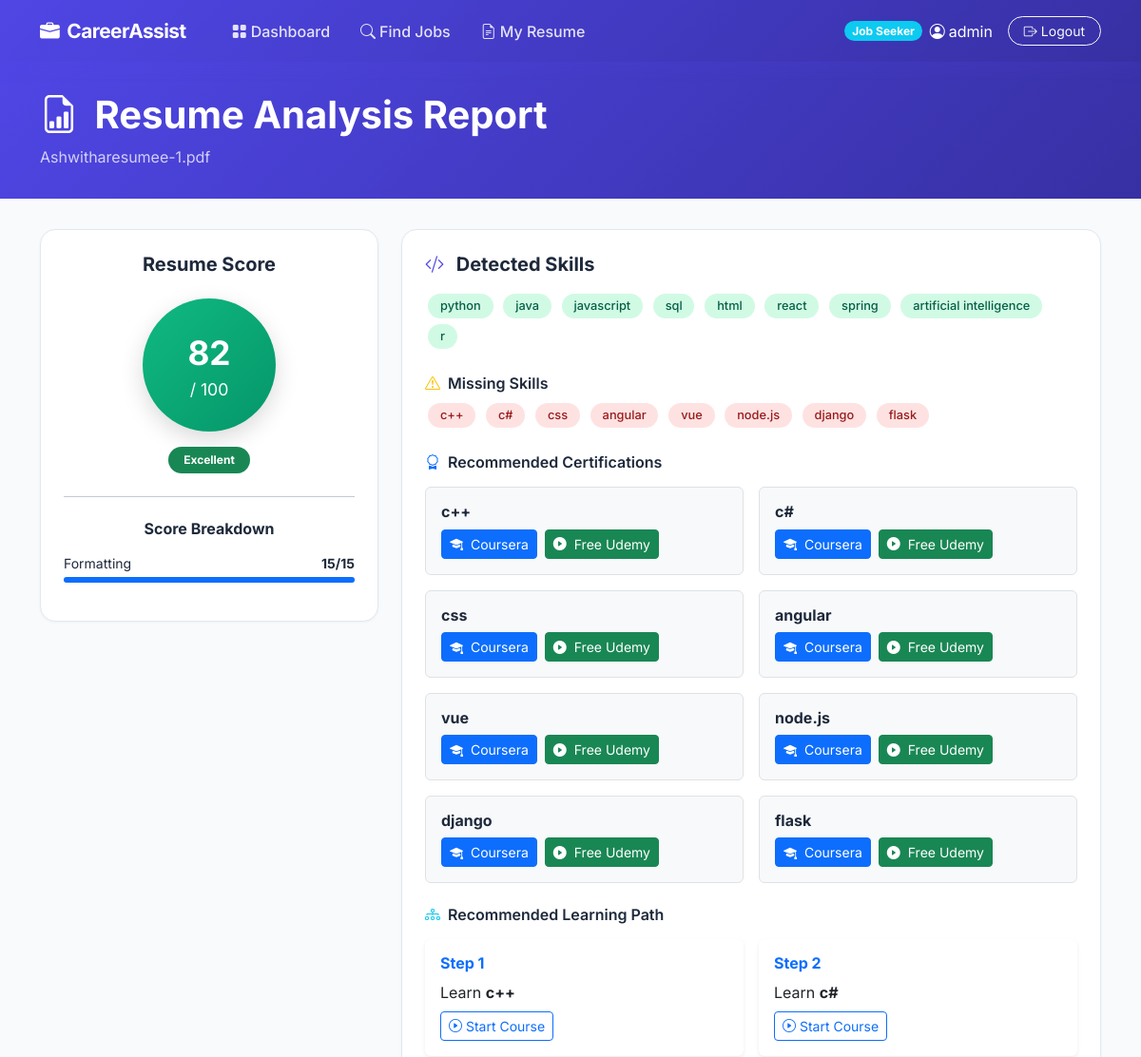
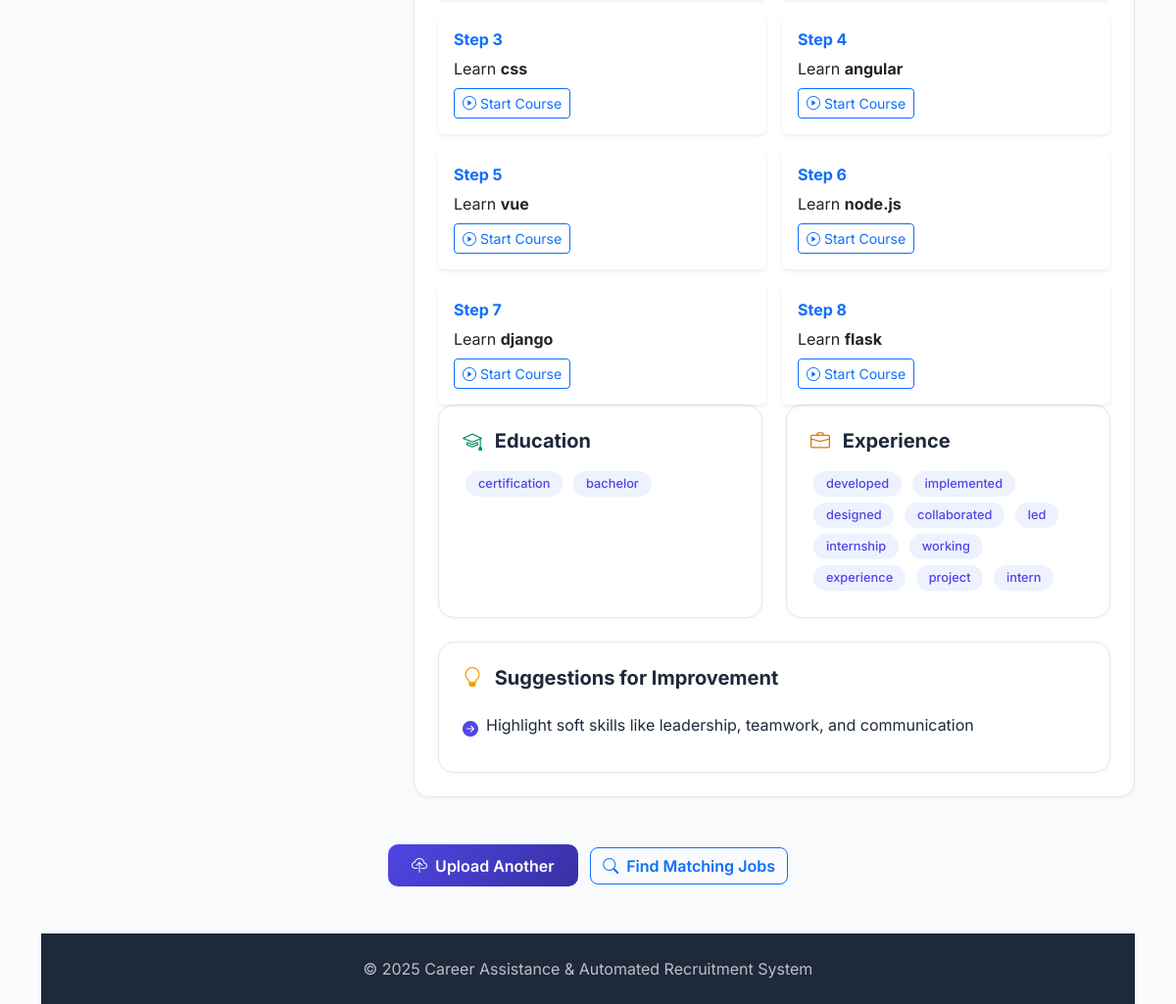
/dashboard/report/1/ (signed in), run on the app's committed database (2 pictures, top to bottom).
### accounts/models.py (models this page shows, shortened)
class Profile(models.Model):
    ROLE_CHOICES = [("jobseeker", "Job Seeker"), ("recruiter", "Recruiter")]
    user = models.OneToOneField(User, on_delete=models.CASCADE, related_name="profile")
    role = models.CharField(max_length=20, choices=ROLE_CHOICES, default="jobseeker")
    phone = models.CharField(max_length=15, blank=True)
    skills = models.TextField(blank=True, help_text="Comma-separated skills")
    experience_years = models.IntegerField(default=0)
    created_at = models.DateTimeField(auto_now_add=True)

### resumes/models.py (models this page shows, shortened)
class Resume(models.Model):
    user = models.ForeignKey(User, on_delete=models.CASCADE, related_name="resumes")
    uploaded_file = models.FileField(
        upload_to="resumes/",
        validators=[FileExtensionValidator(allowed_extensions=["pdf", "docx"])]
    )
    extracted_text = models.TextField(blank=True)
    resume_score = models.IntegerField(default=0)
    detected_skills = models.TextField(blank=True)
    detected_education = models.TextField(blank=True)
    detected_experience = models.TextField(blank=True)
    missing_skills = models.TextField(blank=True)
    suggestions = models.TextField(blank=True)
    formatting_score = models.IntegerField(default=0)
    uploaded_at = models.DateTimeField(auto_now_add=True)
    def get_detected_skills(self):
        if not self.detected_skills:
            return []
        return [s.strip() for s in self.detected_skills.split(",") if s.strip()]
    def get_missing_skills(self):
        if not self.missing_skills:
            return []
        return [s.strip() for s in self.missing_skills.split(",") if s.strip()]
    def get_detected_education(self):
        if not self.detected_education:
            return []
        return [s.strip() for s in self.detected_education.split(",") if s.strip()]
    def get_detected_experience(self):
        if not self.detected_experience:
            return []
        return [s.strip() for s in self.detected_experience.split(",") if s.strip()]
    def get_suggestions(self):
        if not self.suggestions:
            return []
        return [s.strip() for s in self.suggestions.split("|") if s.strip()]

### resumes/views.py (the view)
# urls.py: path("report/<int:pk>/", views.resume_report, name="resume_report"),
@login_required
def resume_report(request, pk):
    resume = get_object_or_404(Resume, pk=pk, user=request.user)
    detected_skills = resume.get_detected_skills()
    missing_skills = resume.get_missing_skills()
    print("Missing skills:", missing_skills)
    certifications = []
    for skill in missing_skills:
        query = skill.replace(" ", "+")
        certifications.append({
            "skill": skill,
            "coursera": f"https://www.coursera.org/search?query={query}",
            "udemy": f"https://www.udemy.com/courses/search/?q={query}&price=price-free"
        })
    learning_path = []
    for i, skill in enumerate(missing_skills):
        learning_path.append({
            "step": i + 1,
            "skill": skill,
            "course": f"https://www.coursera.org/search?query={skill}"
        })
    context = {
        "resume": resume,
        "detected_skills": detected_skills,
        "missing_skills": missing_skills,
        "certifications": certifications,
        "learning_path": learning_path,
        "education": resume.get_detected_education(),
        "experience": resume.get_detected_experience(),
        "suggestions": resume.get_suggestions(),
    }
    return render(request, "resumes/report.html", context)

### templates/resumes/report.html (shortened to what this page needs)
{% extends "base.html" %}
{% block content %}
<div class="page-header">
    <div class="container">
        <h1>
            <i class="bi bi-file-earmark-bar-graph me-2"></i>
            Resume Analysis Report
        </h1>
        <p class="mb-0 opacity-75">
            {{ resume.uploaded_file.name|cut:"resumes/" }}
        </p>
    </div>
</div>
<div class="container">
<div class="row g-4">
<div class="col-lg-4">
<div class="card-modern p-4 text-center">
<h5 class="fw-bold mb-4">Resume Score</h5>
<div class="score-circle
{% if resume.resume_score >= 70 %}
score-high
{% elif resume.resume_score >= 40 %}
score-mid
{% else %}
score-low
{% endif %}
">
{{ resume.resume_score }}
<small style="font-size:0.5em;font-weight:400">/ 100</small>
</div>
<div class="mt-3">
{% if resume.resume_score >= 70 %}
<span class="badge bg-success px-3 py-2 rounded-pill">
Excellent
</span>
{% elif resume.resume_score >= 40 %}
<span class="badge bg-warning text-dark px-3 py-2 rounded-pill">
Needs Improvement
</span>
{% else %}
<span class="badge bg-danger px-3 py-2 rounded-pill">
Needs Work
</span>
{% endif %}
</div>
<hr class="my-4">
<h6 class="fw-bold mb-3">Score Breakdown</h6>
<div class="text-start">
<div class="d-flex justify-content-between mb-1">
<small>Formatting</small>
<small class="fw-bold">{{ resume.formatting_score }}/15</small>
</div>
<div class="progress mb-3" style="height:6px">
<div class="progress-bar bg-primary"
style="width:{% widthratio resume.formatting_score 15 100 %}%">
</div>
</div>
</div>
</div>
</div>
<div class="col-lg-8">
<div class="card-modern p-4 mb-4">
<h5 class="fw-bold mb-3">
<i class="bi bi-code-slash me-2" style="color:#4F46E5"></i>
Detected Skills
</h5>
<div class="mb-3">
{% for skill in detected_skills %}
<span class="badge badge-skill badge-match">
{{ skill }}
</span>
{% empty %}
<span class="text-muted">
No skills detected
</span>
{% endfor %}
</div>
<h6 class="fw-semibold mt-4 mb-2">
<i class="bi bi-exclamation-triangle text-warning me-1"></i>
Missing Skills
</h6>
<div class="mb-3">
{% for skill in missing_skills %}
<span class="badge badge-skill badge-miss">
{{ skill }}
</span>
{% empty %}
<span class="text-muted">—</span>
{% endfor %}
</div>
{% if certifications %}
<h6 class="fw-semibold mt-4 mb-3">
<i class="bi bi-award text-primary me-1"></i>
Recommended Certifications
</h6>
<div class="row g-3">
{% for cert in certifications %}
<div class="col-md-6">
<div class="p-3 border rounded bg-light h-100">
<h6 class="fw-bold mb-2">
{{ cert.skill }}
</h6>
<div class="d-flex gap-2">
<a href="{{ cert.coursera }}"
target="_blank"
class="btn btn-sm btn-primary">
<i class="bi bi-mortarboard-fill me-1"></i>
Coursera
</a>
<a href="{{ cert.udemy }}"
target="_blank"
class="btn btn-sm btn-success">
<i class="bi bi-play-circle-fill me-1"></i>
Free Udemy
</a>
</div>
</div>
</div>
{% endfor %}
</div>
{% endif %}
<h6 class="fw-semibold mt-4 mb-3">
<i class="bi bi-diagram-3 text-info me-1"></i>
Recommended Learning Path
</h6>
<div class="row g-3">
{% for item in learning_path %}
<div class="col-md-6">
<div class="card border-0 shadow-sm h-100">
<div class="card-body">
<h6 class="fw-bold text-primary">
Step {{ item.step }}
</h6>
<p class="mb-2">
Learn <strong>{{ item.skill }}</strong>
</p>
<a href="{{ item.course }}"
target="_blank"
class="btn btn-sm btn-outline-primary">
<i class="bi bi-play-circle"></i>
Start Course
</a>
</div>
</div>
</div>
{% endfor %}
</div>
<div class="row g-4 mb-4">
<div class="col-md-6">
<div class="card-modern p-4 h-100">
<h5 class="fw-bold mb-3">
<i class="bi bi-mortarboard me-2"
style="color:#059669"></i>
Education
</h5>
{% for edu in education %}
<span class="badge badge-skill badge-info">
{{ edu }}
</span>
{% empty %}
<p class="text-muted mb-0">
No education details detected
</p>
{% endfor %}
</div>
</div>
<div class="col-md-6">
<div class="card-modern p-4 h-100">
<h5 class="fw-bold mb-3">
<i class="bi bi-briefcase me-2"
style="color:#D97706"></i>
Experience
</h5>
{% for exp in experience %}
<span class="badge badge-skill badge-info">
{{ exp }}
</span>
{% empty %}
<p class="text-muted mb-0">
No experience details detected
</p>
{% endfor %}
</div>
</div>
</div>
<div class="card-modern p-4">
<h5 class="fw-bold mb-3">
<i class="bi bi-lightbulb me-2"
style="color:#F59E0B"></i>
Suggestions for Improvement
</h5>
{% for suggestion in suggestions %}
<div class="d-flex align-items-start gap-2 py-2
{% if not forloop.last %}border-bottom{% endif %}">
<i class="bi bi-arrow-right-circle-fill mt-1"
style="color:#4F46E5"></i>
<span>{{ suggestion }}</span>
</div>
{% empty %}
<p class="text-muted mb-0">
No suggestions at this time
</p>
{% endfor %}
</div>
</div>
</div>
<div class="text-center mt-4">
<a href="{% url 'upload_resume' %}"
class="btn btn-primary-custom me-2">
<i class="bi bi-cloud-upload me-1"></i>
Upload Another
</a>
<a href="{% url 'job_list' %}"
class="btn btn-outline-primary rounded-3 fw-semibold">
<i class="bi bi-search me-1"></i>
Find Matching Jobs
</a>
</div>
</div>
{% endblock %}

### templates/base.html (shortened to what this page needs)
<!DOCTYPE html>
<html lang="en">
<head>
    <link href="https://cdn.jsdelivr.net/npm/bootstrap@5.3.2/dist/css/bootstrap.min.css" rel="stylesheet">
    <link href="https://cdn.jsdelivr.net/npm/bootstrap-icons@1.11.1/font/bootstrap-icons.css" rel="stylesheet">
</head>
<body>
{% if request.user.is_authenticated %}
<nav class="navbar navbar-expand-lg navbar-custom sticky-top">
    <div class="container">
        <a class="navbar-brand" href="{% url 'dashboard' %}">
            <i class="bi bi-briefcase-fill me-2"></i>CareerAssist
        </a>
        <div class="collapse navbar-collapse" id="navMain">
            <ul class="navbar-nav me-auto ms-3">
                {% if request.user.profile.role == 'recruiter' %}
                <li class="nav-item"><a class="nav-link {% if request.resolver_match.url_name == 'recruiter_dashboard' %}active{% endif %}" href="{% url 'recruiter_dashboard' %}"><i class="bi bi-grid-fill me-1"></i>Dashboard</a></li>
                <li class="nav-item"><a class="nav-link {% if request.resolver_match.url_name == 'post_job' %}active{% endif %}" href="{% url 'post_job' %}"><i class="bi bi-plus-circle me-1"></i>Post Job</a></li>
                <li class="nav-item"><a class="nav-link {% if request.resolver_match.url_name == 'my_posted_jobs' %}active{% endif %}" href="{% url 'my_posted_jobs' %}"><i class="bi bi-collection me-1"></i>My Jobs</a></li>
                {% else %}
                <li class="nav-item"><a class="nav-link {% if request.resolver_match.url_name == 'dashboard' %}active{% endif %}" href="{% url 'dashboard' %}"><i class="bi bi-grid-fill me-1"></i>Dashboard</a></li>
                <li class="nav-item"><a class="nav-link {% if request.resolver_match.url_name == 'job_list' %}active{% endif %}" href="{% url 'job_list' %}"><i class="bi bi-search me-1"></i>Find Jobs</a></li>
                <li class="nav-item"><a class="nav-link {% if request.resolver_match.url_name == 'upload_resume' %}active{% endif %}" href="{% url 'upload_resume' %}"><i class="bi bi-file-earmark-text me-1"></i>My Resume</a></li>
                {% endif %}
            </ul>
            <div class="d-flex align-items-center">
                <span class="badge rounded-pill me-2 {% if request.user.profile.role == 'recruiter' %}bg-warning text-dark{% else %}bg-info text-white{% endif %}">
                    {{ request.user.profile.get_role_display }}
                </span>
                <span class="text-white me-3 d-none d-md-inline"><i class="bi bi-person-circle me-1"></i>{{ request.user.get_full_name|default:request.user.username }}</span>
                <a href="{% url 'logout' %}" class="btn btn-sm btn-outline-light rounded-pill px-3"><i class="bi bi-box-arrow-right me-1"></i>Logout</a>
            </div>
        </div>
    </div>
</nav>
{% endif %}
{% block content %}{% endblock %}
<footer class="text-center">
    <div class="container">
        <p class="mb-0">&copy; 2025 Career Assistance & Automated Recruitment System</p>
    </div>
</footer>
</body>
</html>

### templates/base.html (style rules this page uses)
:root { --primary: #4F46E5; --primary-light: #818CF8; --primary-dark: #3730A3; --accent: #06B6D4; --success: #10B981; --warning: #F59E0B; --danger: #EF4444; --bg: #F8FAFC; --surface: #FFFFFF; --text: #1E293B; --text-muted: #64748B; --border: #E2E8F0; }
* { font-family: 'Inter', sans-serif; }
body { background: var(--bg); color: var(--text); }
.navbar-custom { background: linear-gradient(135deg, var(--primary) 0%, var(--primary-dark) 100%); padding: 0.75rem 0; box-shadow: 0 4px 20px rgba(79,70,229,0.15); }
.navbar-custom .navbar-brand { font-weight: 700; font-size: 1.3rem; color: #fff !important; letter-spacing: -0.5px; }
.navbar-custom .nav-link { color: rgba(255,255,255,0.85) !important; font-weight: 500; padding: 0.5rem 1rem !important; border-radius: 8px; transition: all 0.2s; }
.card-modern { background: var(--surface); border-radius: 16px; border: 1px solid var(--border); overflow: hidden; box-shadow: 0 1px 3px rgba(0,0,0,0.04); transition: all 0.3s; }
.btn-primary-custom { background: linear-gradient(135deg, var(--primary), var(--primary-dark)); border: none; color: #fff; border-radius: 10px; padding: 0.6rem 1.5rem; font-weight: 600; transition: all 0.3s; }
.badge-skill { padding: 0.4rem 0.8rem; border-radius: 20px; font-weight: 500; font-size: 0.8rem; margin: 0.2rem; }
.badge-match { background: #D1FAE5; color: #065F46; }
.badge-miss { background: #FEE2E2; color: #991B1B; }
.badge-info { background: #EEF2FF; color: var(--primary); }
.score-circle { width: 140px; height: 140px; border-radius: 50%; display: flex; flex-direction: column; align-items: center; justify-content: center; margin: 0 auto; font-weight: 700; font-size: 2.2rem; color: #fff; box-shadow: 0 8px 24px rgba(0,0,0,0.15); }
.score-high { background: linear-gradient(135deg, #10B981, #059669); }
.page-header { background: linear-gradient(135deg, var(--primary) 0%, var(--primary-dark) 100%); color: #fff; padding: 2rem 0; margin-bottom: 2rem; }
.page-header h1 { font-weight: 700; }
footer { background: var(--text); color: rgba(255,255,255,0.7); padding: 1.5rem 0; margin-top: 3rem; }

### data on the page
Resume: uploaded_file.name "Ashwitharesumee-1.pdf", resume_score "82", formatting_score "15", suggestions "Highlight soft skills like leadership, teamwork, and communication"

### other printed values
{{ request.user.profile.get_role_display }} "Job Seeker"
{{ request.user.get_full_name|default:request.user.username }} "admin"
{{ skill }} "python" "java" "javascript" "sql" "html" "react" "spring" "artificial intelligence" "r"
{{ skill }} "c++" "c#" "css" "angular" "vue" "node.js" "django" "flask"
{{ cert.skill }} "c++" "c#" "css" "angular" "vue" "node.js" "django" "flask"
{{ item.step }} "1" "2" "3" "4" "5" "6" "7" "8"
{{ item.skill }} "c++" "c#" "css" "angular" "vue" "node.js" "django" "flask"
{{ edu }} "certification" "bachelor"
{{ exp }} "developed" "implemented" "designed" "collaborated" "led" "internship" "working" "experience" "project" "intern"
